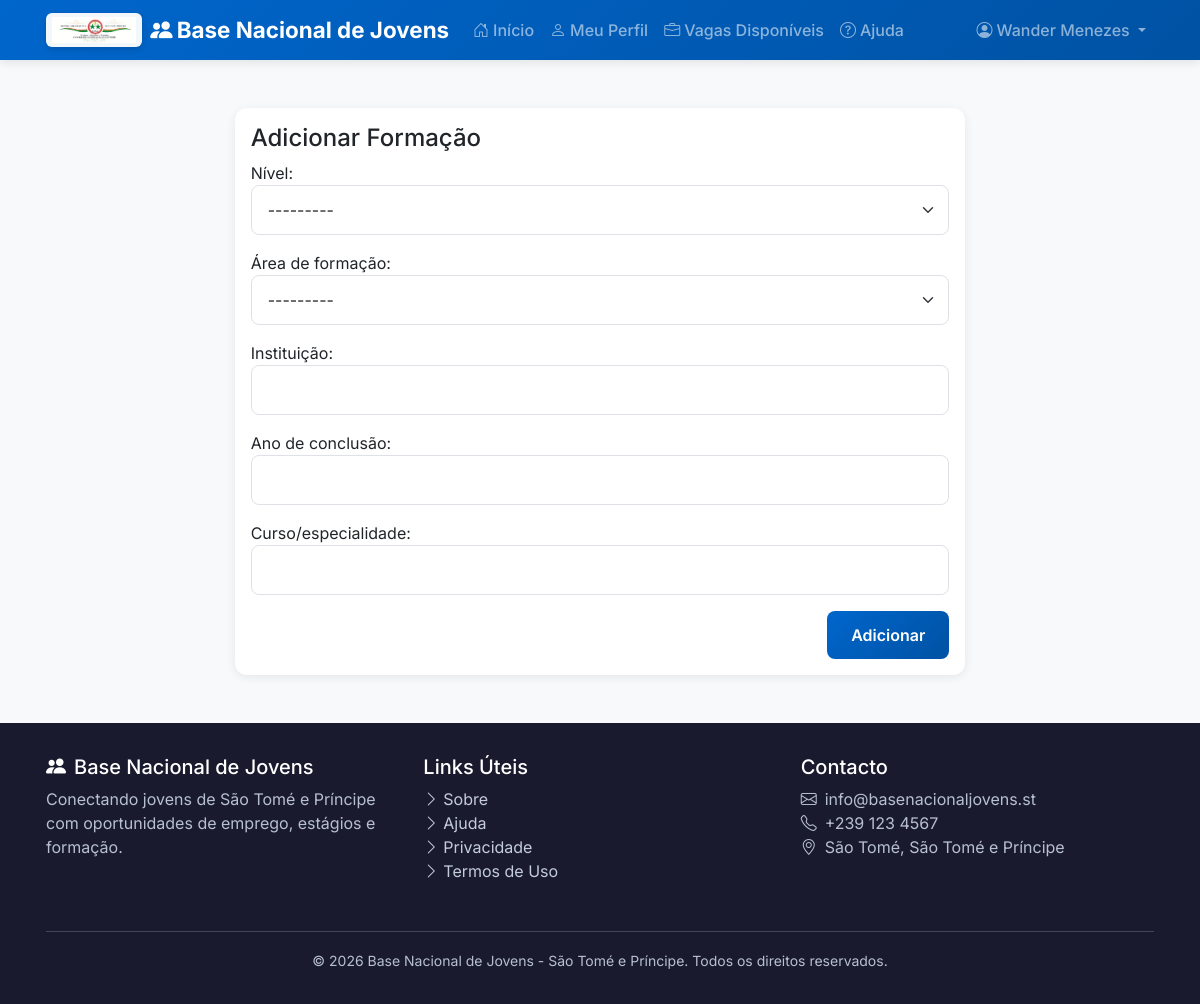
Before: /profiles/educacao/adicionar/ (signed in) with the older database file.
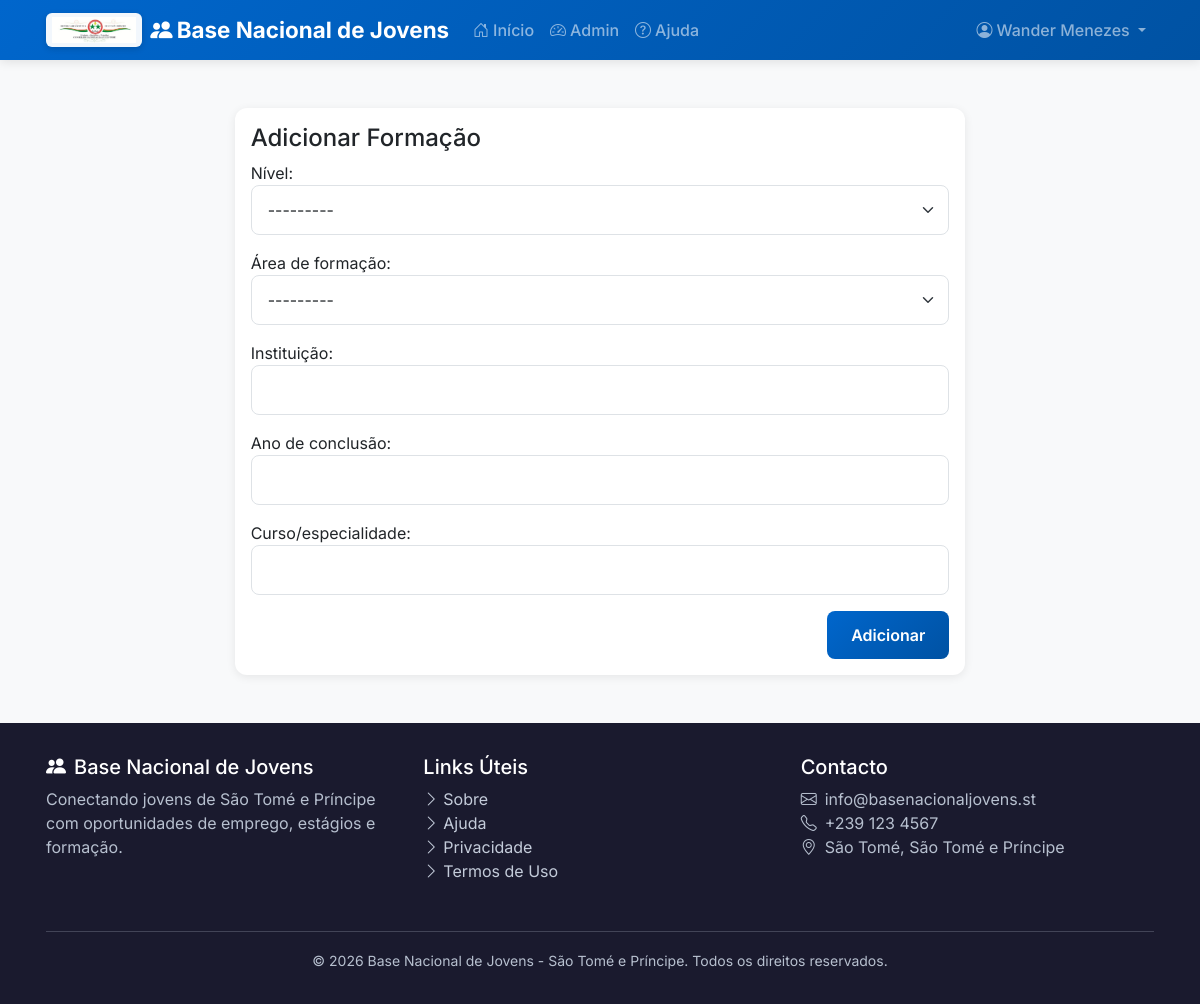
After: the same page with the newer database file.
### profiles/views.py (the view)
# urls.py: path('educacao/adicionar/', views.education_add, name='education_add'),
@login_required
def education_add(request):
    if not request.user.has_youth_profile():
        return redirect('profiles:wizard')
    if request.method == 'POST':
        form = EducationForm(request.POST)
        if form.is_valid():
            education = form.save(commit=False)
            education.profile = request.user.youth_profile
            education.save()
            messages.success(request, _('Formação adicionada!'))
            return redirect('profiles:detail')
    else:
        form = EducationForm()
    return render(request, 'profiles/education_form.html', {'form': form})

### profiles/forms.py
class EducationForm(forms.ModelForm):
    class Meta:
        model = Education
        fields = ['nivel', 'area_formacao', 'instituicao', 'ano', 'curso']
        widgets = {
            'nivel': forms.Select(attrs={'class': 'form-select'}),
            'area_formacao': forms.Select(attrs={'class': 'form-select'}),
            'instituicao': forms.TextInput(attrs={'class': 'form-control'}),
            'ano': forms.NumberInput(attrs={'class': 'form-control', 'min': 1950, 'max': 2030}),
            'curso': forms.TextInput(attrs={'class': 'form-control'}),
        }

### accounts/models.py (called while the page is built)
    @property
    def is_jovem(self):
        return self.perfil == self.ProfileType.JOVEM

    @property
    def is_operador(self):
        return self.perfil == self.ProfileType.OPERADOR

    @property
    def is_empresa(self):
        return self.perfil == self.ProfileType.EMPRESA

    @property
    def is_admin(self):
        return self.perfil == self.ProfileType.ADMIN

    def has_youth_profile(self):
        return hasattr(self, 'youth_profile')

### templates/profiles/education_form.html (shortened to what this page needs)
{% extends 'base/base.html' %}
{% block content %}
<div class="container py-5">
  <div class="row justify-content-center">
    <div class="col-lg-8">
      <div class="card">
        <div class="card-body">
          <h4>Adicionar Formação</h4>
          <form method="post" novalidate>
            {{ form.as_p }}
            <div class="text-end">
              <button class="btn btn-primary">Adicionar</button>
            </div>
          </form>
        </div>
      </div>
    </div>
  </div>
</div>
{% endblock %}

### templates/base/base.html (shortened to what the changed rows need)
<!DOCTYPE html>
<html lang="pt-pt">
{% load static %}
{% load form_tags %}
<head>
    <link href="https://cdn.jsdelivr.net/npm/bootstrap@5.3.2/dist/css/bootstrap.min.css" rel="stylesheet">
    <link href="https://cdn.jsdelivr.net/npm/bootstrap-icons@1.11.1/font/bootstrap-icons.css" rel="stylesheet">
    <link rel="stylesheet" href="{% static 'css/main.css' %}">
</head>
<body>
    <nav class="navbar navbar-expand-lg navbar-dark">
        <div class="container">
            <div class="collapse navbar-collapse" id="navbarNav">
                <ul class="navbar-nav me-auto">
                    {% if user.is_authenticated %}
                        {% if user.is_jovem %}
                            {% if user_has_profile %}
                                <li class="nav-item">
                                    <a class="nav-link" href="{% url 'profiles:detail' %}">
                                        <i class="bi bi-person me-1"></i>Meu Perfil
                                    </a>
                                </li>
                                <li class="nav-item">
                                    <a class="nav-link" href="{% url 'profiles:available_jobs' %}">
                                        <i class="bi bi-briefcase me-1"></i>Vagas Disponíveis
                                    </a>
                                </li>
                            {% else %}
                                <li class="nav-item">
                                    <a class="nav-link" href="{% url 'profiles:wizard' %}">
                                        <i class="bi bi-person-plus me-1"></i>Completar Perfil
                                    </a>
                                </li>
                            {% endif %}
                        {% elif user.is_admin %}
                            <li class="nav-item">
                                <a class="nav-link" href="{% url 'dashboard:admin' %}">
                                    <i class="bi bi-speedometer2 me-1"></i>Admin
                                </a>
                            </li>
                        {% elif user.is_tecnico %}
                            <li class="nav-item">
                                <a class="nav-link" href="{% url 'dashboard:tecnico' %}">
                                    <i class="bi bi-graph-up me-1"></i>Dashboard
                                </a>
                            </li>
                        {% endif %}
                    {% else %}
                        <li class="nav-item">
                            <a class="nav-link" href="{% url 'accounts:login' %}?next={% url 'profiles:available_jobs' %}">
                                <i class="bi bi-briefcase me-1"></i>Vagas Disponíveis
                            </a>
                        </li>
                    {% endif %}
                </ul>
            </div>
        </div>
    </nav>
</body>
</html>

Changed rows visible on the page:
changed User "Wander Menezes": perfil "JO" → "ADM" (drawn)
Other visible differences:
text no longer shown: "Meu Perfil Vagas Disponíveis"
text now shown: "Admin"
